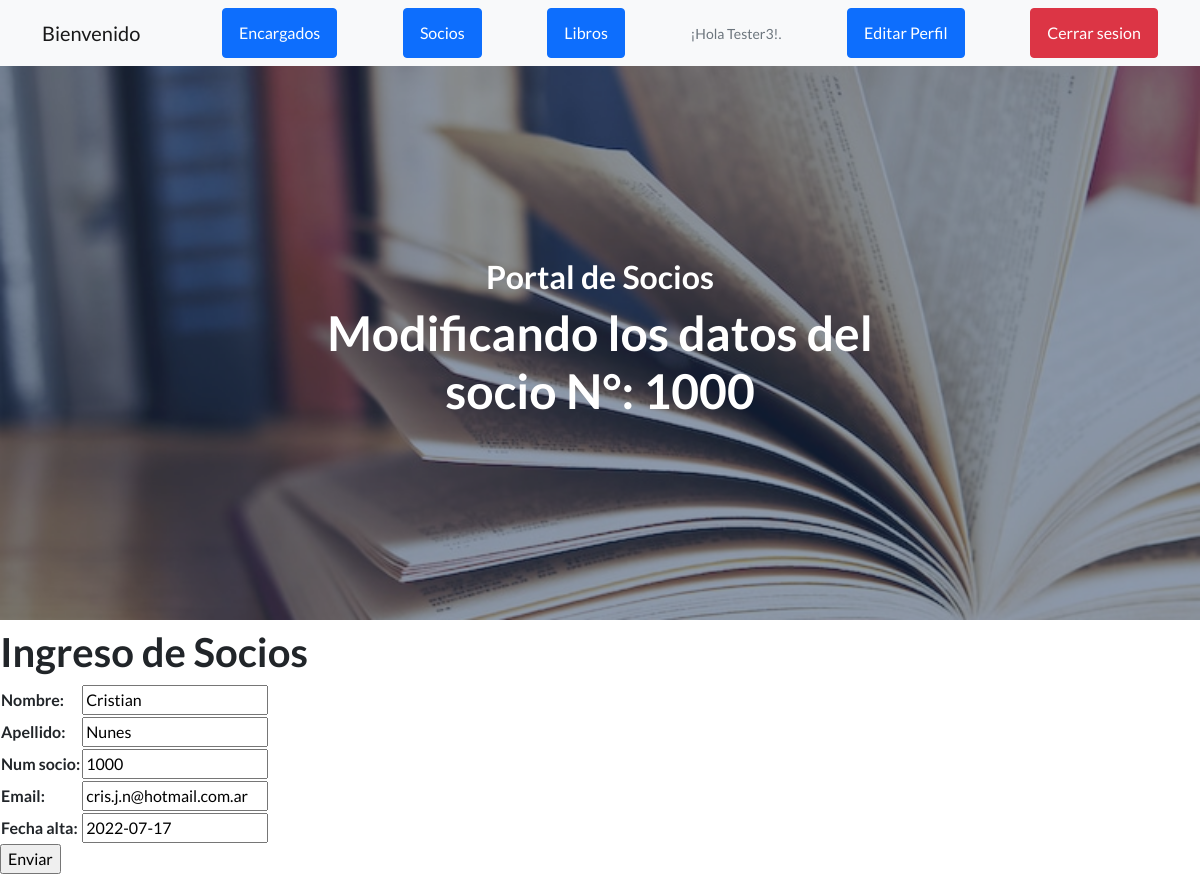
Page /app_biblioteca/editar_socio/1000 (signed in) on the committed database.
### app_biblioteca/models.py (models this page shows, shortened)
class Socio(models.Model):
    nombre=models.CharField(max_length=50)
    apellido=models.CharField(max_length=50)
    num_socio=models.IntegerField()
    email=models.EmailField()
    fecha_alta=models.DateField()

### app_biblioteca/views.py (the view)
# urls.py: path('editar_socio/<num_soc>', editar_socio, name='editar_socio'),
@login_required
def editar_socio(request, num_soc):
    socio = Socio.objects.get(num_socio=num_soc)
    if request.method == 'POST':
        form = Socio_Form(request.POST)
        if form.is_valid():
            info = form.cleaned_data
            socio.nombre = info['nombre']
            socio.apellido = info['apellido']
            socio.num_socio= info['num_socio']
            socio.email= info['email']
            socio.fecha_alta= info['fecha_alta']
            socio.save()
            return render (request, 'app_biblioteca/inicio.html')
    else:
        form = Socio_Form(initial={'nombre':socio.nombre, 'apellido':socio.apellido, 'num_socio':socio.num_socio, 'email':socio.email, 'fecha_alta':socio.fecha_alta})
    return render(request, 'app_biblioteca/editar_socio.html',{'formulario':form,'num_soc':num_soc})

### app_biblioteca/forms.py
class Socio_Form(forms.Form):
    nombre = forms.CharField(max_length=50)
    apellido = forms.CharField(max_length=50)
    num_socio=forms.IntegerField()
    email=forms.EmailField()
    fecha_alta=forms.DateField()

### app_biblioteca/templates/app_biblioteca/editar_socio.html (shortened to what this page needs)
{% extends 'app_biblioteca/inicio.html' %}
{% load static %}
{% block titulo %}
<h2>Portal de Socios</h2>
<h1>Modificando los datos del socio N°: {{ num_soc }} </h1>
{% endblock %}
{% block contenido_que_cambia %}
<h1>Ingreso de Socios</h1>
<form action="{% url 'editar_socio' num_soc %}" method="POST">{% csrf_token %}
    <table>
        {{ formulario.as_table }}
    </table>
    <input type="submit" value="Enviar">
</form>
</body>
{% endblock %}

### app_biblioteca/templates/app_biblioteca/inicio.html (shortened to what this page needs)
<!DOCTYPE html>
<html lang="en">
    <head>
        {% load static %}
        <link href="https://cdn.jsdelivr.net/npm/bootstrap-icons@1.5.0/font/bootstrap-icons.css" rel="stylesheet" type="text/css" />
        <link href="{% static 'app_biblioteca/css/styles.css' %}" rel="stylesheet" />
    </head>
    <body>
        <nav class="navbar navbar-light bg-light static-top">
            <div class="container">
                {% if not request.user.is_authenticated %}
                <a class="navbar-brand" href="{% url 'inicio' %}">Bienvenido</a>
                <a class="btn btn-danger" href="{% url 'login' %}">Iniciar Sesion</a>
                <a class="btn btn-primary" href="{% url 'register' %}">Registrarse</a>
                {% else %}
                <a class="navbar-brand" href="{% url 'inicio' %}">Bienvenido</a>
                <a class="btn btn-primary" href="{% url 'leer_encargados' %}">Encargados</a>
                <a class="btn btn-primary" href="{% url 'leer_socios' %}">Socios</a>
                <a class="btn btn-primary" href="{% url 'leer_libros' %}">Libros</a>
                <p class="text-muted small mb-4 mb-lg-0">¡Hola {{ request.user.username }}!.</p>
                <a class="btn btn-primary" href="{% url 'editar_perfil' %}">Editar Perfil</a>
                <a class="btn btn-danger" href="{% url 'logout' %}">Cerrar sesion</a>
                {% endif %}
            </div>
        </nav>
        <header class="masthead"style="background-image: url({% static 'app_biblioteca/assets/img/libros.jpg' %})">
            <div class="container position-relative">
                <div class="row justify-content-center">
                    <div class="col-xl-6">
                        <div class="text-center text-white">
                            {% block titulo %}{% endblock %}
                        </div>
                    </div>
                </div>
            </div>
        </header>
        {% block contenido_que_cambia %}{% endblock %}
    </body>
</html>

### rows in the picture
Socio: nombre "Cristian", apellido "Nunes", num_socio "1000", email "cris.j.n@hotmail.com.ar", fecha_alta "2022-07-17"

### other values in the picture
{{ request.user.username }} "Tester3"
{{ num_soc }} "1000"
